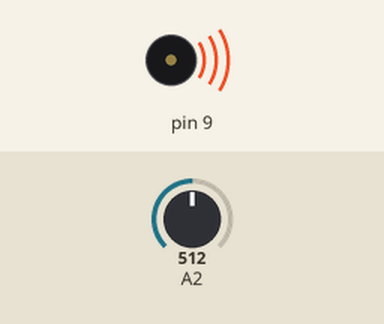
The sketch below on a simulated Arduino Uno, built with avr-gcc and run on an emulated ATmega328P. Parts: buzzer (waves = sounding). The test bench sets the inputs (shaded band); at power-on: A2 = 512.

Above: at 1.2 s.
1.3 s: A2 set to 93
2.8 s: A2 set to 79
At 4.0 s:
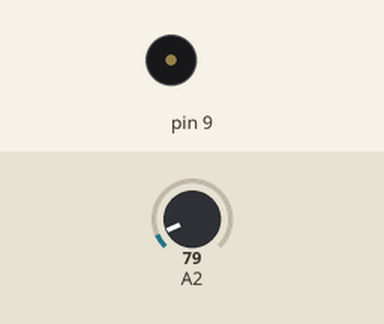
4.3 s: A2 set to 122
At 5.3 s:
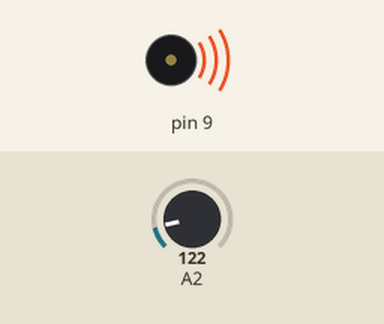
5.8 s: A2 set to 0
At 6.5 s:
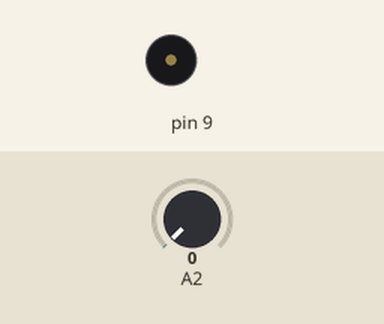
Timing chart, 0 to 8.3 s (numbered marks = the images above; inputs shaded):
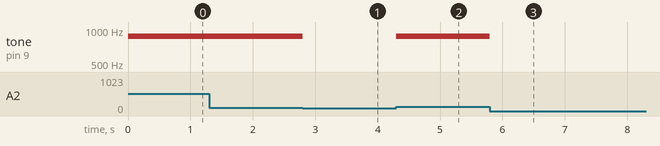

The sketch:

chanterDriver.ino
```cpp
#include <toneAC.h>//alternate tone library that gives volume functionality if use both timer 1 PWM pins

//constants for our notes. the chanter is in D Major so the frequencies supplied for F and C are actually F#/C#
const int NOTE_HIGH_A = 880;
const int NOTE_HIGH_G = 784;
const int NOTE_F = 740; //F#
const int NOTE_E = 659;
const int NOTE_D = 587;
const int NOTE_C = 554; //C#
const int NOTE_B = 494;
const int NOTE_LOW_A = 440;
const int NOTE_LOW_G = 392;
int vol;
int note;
int sensor;

void setup() {
  //initialize input pins- INPUT_PULLUP sets all pins high unless grounded on a Teensy 2.0
  Serial.begin(9600);
  pinMode(0,INPUT_PULLUP);
  pinMode(1,INPUT_PULLUP);
  pinMode(2,INPUT_PULLUP);
  pinMode(3,INPUT_PULLUP);
  pinMode(4,INPUT_PULLUP);
  pinMode(5,INPUT_PULLUP);
  pinMode(6,INPUT_PULLUP);
  pinMode(7,INPUT_PULLUP);
}

void loop() {
  //based on button input, determine the pitch we should play
  if(digitalRead(0) == HIGH){
    note = NOTE_HIGH_A;
  }
  else if(digitalRead(1) == HIGH){
    note = NOTE_HIGH_G;
  }
  else if(digitalRead(2) == HIGH){
    note = NOTE_F;
  }
  else if(digitalRead(3) == HIGH){
    note = NOTE_E;
  }
  else if(digitalRead(4) == HIGH){
    note = NOTE_D;
  }
  else if(digitalRead(5) == HIGH){
    note = NOTE_C;
  }
  else if(digitalRead(6) == HIGH){
    note = NOTE_B;
  }
  else if(digitalRead(7) == HIGH){
    note = NOTE_LOW_A;
  }
  else{
    note = NOTE_LOW_G;
  }

  //we map our sensor values to an int from 0 to 10, which is the volume parameter toneAC() accepts
  sensor = analogRead(10);
  vol = map(sensor,55,150,0,10);
  //some volumes sound ugly, so we avoid them by going up or down
  if(vol < 3){
    vol = 0;
  }
  else if(vol == 8){
    vol = 7;
  }
  else if(vol == 9){
    vol = 10;
  }
  else if(vol > 10){
    vol = 10;
  }
  //toneAC plays the specified pitch at the specific volume
  toneAC(note,vol);
}
```

Measured:
- the behaviour switches between 84 and 83 on A2 (found by bisection; images 0 and 1)
- after the input at 1.3 s, every drawn part: stays the same
- after the input at 2.8 s, tone on pin 9: 880 Hz → silent at once
- after the input at 4.3 s, tone on pin 9: silent → 880 Hz at once
- after the input at 5.8 s, tone on pin 9: 880 Hz → silent at once
